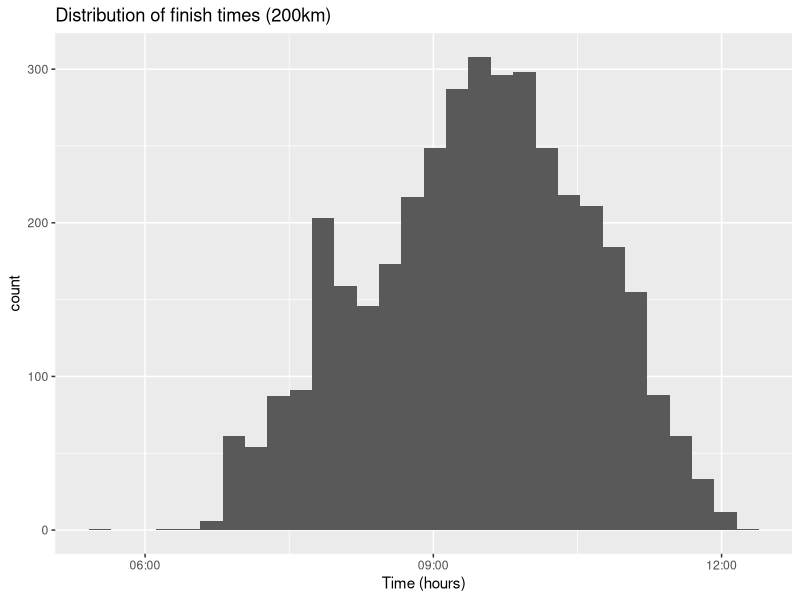

This figure's R source: (Note: this script raises an error after producing the figure.)
## ---- chunk 1
# Load all of the packages that I need.

# Notice that the parameter "echo" was set to FALSE for this code chunk.
# This prevents the code from displaying in the knitted HTML output.

library(ggplot2)
## ---- chunk 2
# Load the Data, combine the two datasets and print some basics
weissensee <-read.csv("data/weissensee_results.csv", header=TRUE, sep = ";") 
str(weissensee)
## ---- chunk 3
#plot histograms of interesting features
#finish time 200km
weissensee200km <- weissensee[weissensee$Laps==16, ]
weissensee200km$TimeFormatted  <- as.POSIXct(strptime(weissensee200km$Time, format="%H:%M:%S"))
ggplot(data = weissensee200km, aes(x=TimeFormatted)) + geom_histogram() + 
  ggtitle("Distribution of finish times (200km)") + xlab('Time (hours)') + 
  ylab('count')
#summary(weissensee200km$Time)

#country
ggplot(data = weissensee, aes(x=Country)) + geom_histogram() + 
  scale_y_log10() + ggtitle("Country of residence of participants") + 
  xlab('Country') + ylab('count (log scale)')
summary(weissensee$Country) 

#Distance
ggplot(data = weissensee, aes(x=Distance)) + geom_histogram() +
  scale_y_sqrt() + ggtitle("Distribution of covered distance") + 
  xlab('Distance') + ylab('count (sqrt scale)')
summary(weissensee$Distance)
## ---- chunk 4
weissensee_triple <- c()
names <- unique(weissensee200km$Name)
for(i in 1:length(names)){
  name = names[i]
  temp <- weissensee200km[weissensee200km$Name == name, ]
  if(nrow(temp) == 3){
    weissensee_triple <- rbind(weissensee_triple, temp)
  }
}
#length(unique(weissensee_triple$Name))
ggplot(data = weissensee_triple, aes(x=factor(EventId), y=Time, color=Name)) + 
  geom_point() + geom_line(aes(group=Name)) + scale_x_discrete(labels=c("23-1","27-1","30-1")) + 
  xlab('Date') + ylab('Finish time')
